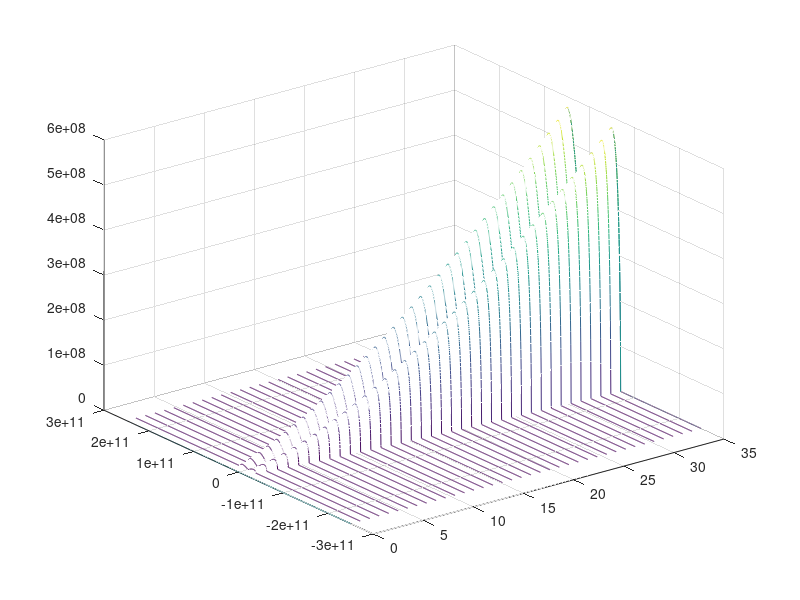

This chart was generated by the following MATLAB code: (Note: this script raises an error after producing the figure.)
clear;
close all;
om=linspace(25*10^10,-25*10^10,1500);
pw=linspace( 0.0001*10^(-3), 35000*10^(-3),38);
[omega,p0]=meshgrid(om,pw);
gamma=1.706*10^6;
delta=6.7140*10^5;
beta2=4.0282*10^(-14);
g=(2.*sqrt((beta2.*((omega).^2).*(gamma+(2*delta*p0)).*p0)-(p0.*(beta2.*0.5.*((omega).^2)).^2)));
G=real(g);
h=waterfall(p0, omega, G);

h.LineWidth = 1.75;
set(gca, 'FontName', 'Garamond', 'FontSize', 24, 'FontWeight', 'bold', XColor=[0 0 0], YColor=[0 0 0]);
xlabel('P_0 (mW)', 'FontName', 'Garamond', 'FontSize', 24, Color=[0 0 0]);
ylabel('\Omega (GHz)', 'FontName', 'Garamond', 'FontSize', 24, Color=[0 0 0]);
zlabel('G (mm^{-1})', 'FontName', 'Garamond', 'FontSize', 24, Color=[0 0 0]);
%title('Waterfall Plot', 'FontName', 'Garamond', 'FontSize', 18);

folder_path = "C:\Users\Ryuki\Downloads\PLOTS";
file = fullfile(folder_path, 'Beta2_Kerr.jpeg');
fig = gcf;
set(fig, 'Units', 'pixels');
fig.Position = [100, 100, 1280, 720];  % [left, bottom, width, height]
exportgraphics(fig, file, 'Resolution', 300);